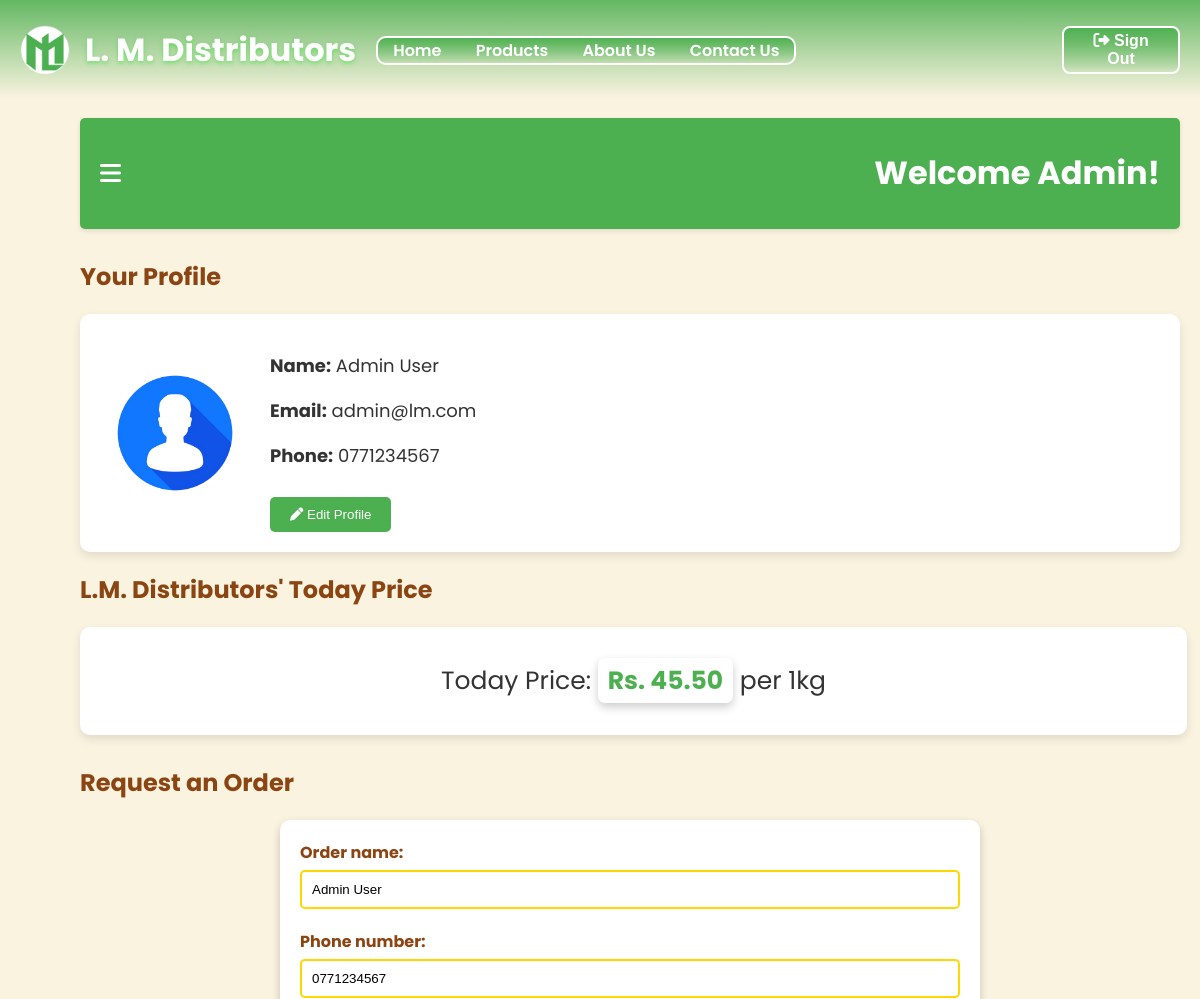
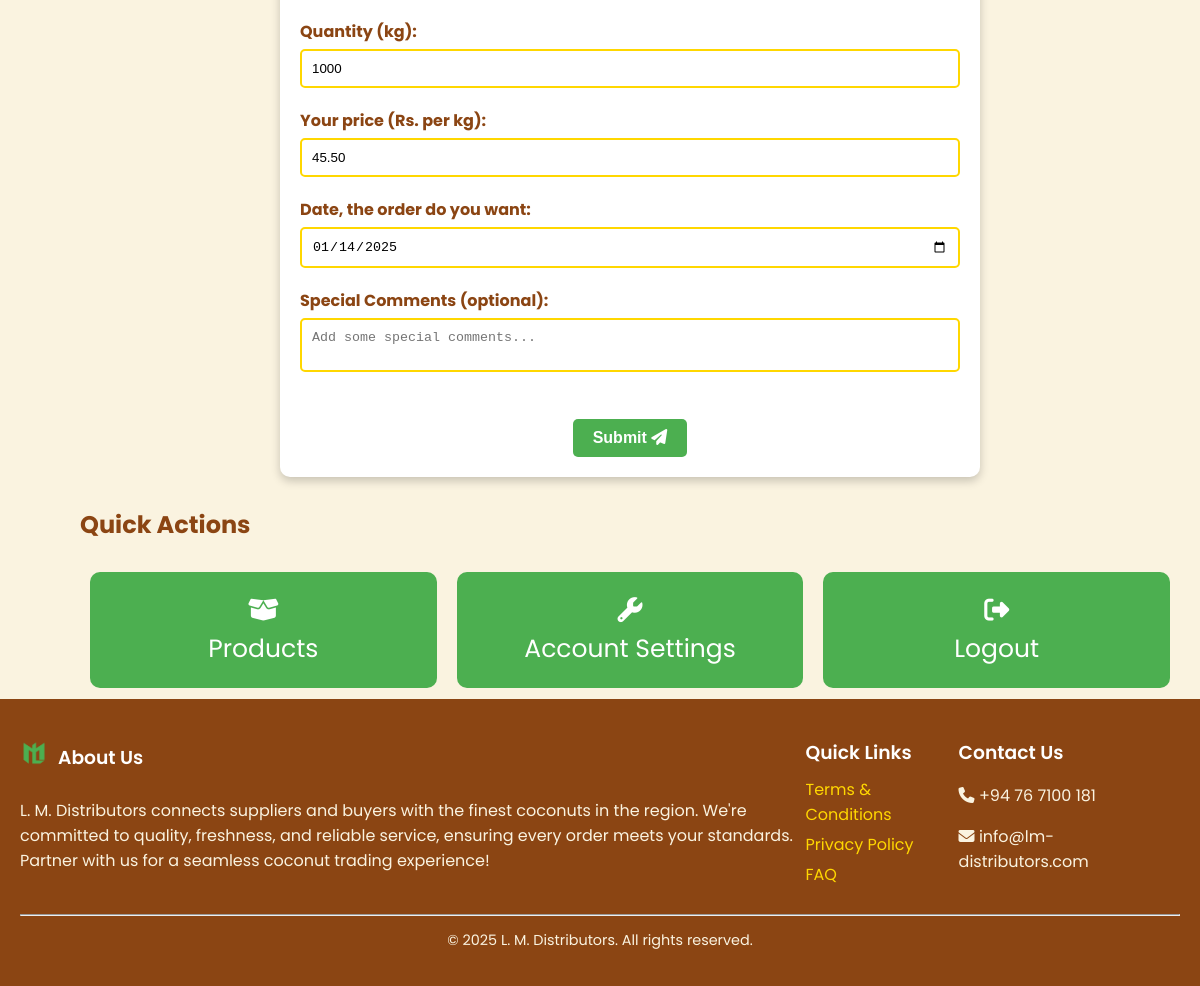
The page /buyer.php (signed in) on the database its author committed (2 pictures, top to bottom).
### tables this page shows
CREATE TABLE `buyerprice` (
  `bPID` int(11) NOT NULL,
  `price` decimal(10,2) NOT NULL,
  `date` date DEFAULT NULL
);

CREATE TABLE `user_info` (
  `userID` int(11) NOT NULL,
  `email` varchar(255) NOT NULL,
  `password` varchar(255) NOT NULL,
  `fName` varchar(100) NOT NULL,
  `lName` varchar(100) NOT NULL,
  `dob` date NOT NULL,
  `phone1` varchar(15) NOT NULL,
  `phone2` varchar(15) DEFAULT NULL,
  `address` text NOT NULL,
  `image` varchar(255) DEFAULT NULL,
  `type` enum('admin','manager','customer','supplier','buyer') NOT NULL,
  `assignType` varchar(50) DEFAULT NULL,
  `status` enum('active','inactive') NOT NULL,
  `last_logout` datetime DEFAULT NULL
);

### buyer.php (the view, shortened to what this page needs)
<?php
    include_once 'config.php';
    if(!isset($_SESSION['user_fName'])) {
        header('Location: login.php');
        exit();
    }
    else {
        $dob = $_SESSION['user_dob'];
        $today = date('m-d');
        $birthday = date('m-d', strtotime($dob));
        if($birthday == $today) {
            $greeting = "Happy birthday ".$_SESSION['user_fName']."!";
        }
        else {
            $greeting = "Welcome ".$_SESSION['user_fName']."!";
        }
        $todayPriceSql = "SELECT price FROM buyerprice";
        $todayPriceResult = mysqli_query($conn, $todayPriceSql);
        $todayPriceRow = mysqli_fetch_assoc($todayPriceResult);
        $todayPrice = $todayPriceRow['price'];
        $userID = $_SESSION['user_id'];
        $sql = "SELECT * FROM user_info WHERE `userID` = ?";
        $stmt = $conn->prepare($sql);
        $stmt->bind_param("i", $userID);
        $stmt->execute();
        $result = $stmt->get_result();
        $row = $result->fetch_assoc();
    }
?>
<!DOCTYPE html>
<html lang="en">
<head>
    <link rel="stylesheet" href="./css/buyer.css">
    <link rel="stylesheet" href="https://cdnjs.cloudflare.com/ajax/libs/font-awesome/6.0.0-beta3/css/all.min.css">
</head>
<body>
    <?php include 'header.php'; ?>
    <div class="container">
        <div class="main-content">
            <div class="topbar">
                <i class="fas fa-bars" id="toggle-sidebar" title="Open Dashboard"></i>
                <h1><?php echo $greeting; ?></h1>
            </div>
            <section class="buyer-profile">
                <h2>Your Profile</h2>
                <div class="profile-card">
                    <img src="<?php echo htmlspecialchars($_SESSION['user_image']); ?>" alt="Buyer Profile Picture" class="profile-pic">
                    <div class="profile-info">
                        <p><strong>Name:</strong> <?php echo htmlspecialchars($_SESSION['fullName'])?></p>
                        <p><strong>Email:</strong> <?php echo htmlspecialchars($_SESSION['user_email'])?></p>
                        <p><strong>Phone:</strong> <?php echo htmlspecialchars($_SESSION['user_phone'])?></p>
                        <button class="btn edit-profile" onclick="window.location.href='./accSettings.php'" title="Edit Profile"><i class="fa-solid fa-pen"></i> Edit Profile</button>
                    </div>
                </div>
            </section>
            <div class="todayPrice">
                <h2>L.M. Distributors' Today Price</h2>
                <div class="priceContainer">
                    <p>Today Price: <strong>Rs. <?php echo htmlspecialchars($todayPrice); ?></strong> per 1kg</p>
                </div>
            </div>
            <div class="requestOrder">
                <h2>Request an Order</h2>
                <center>
                    <form action="buyer.php" method="POST" class="reqForm">
                        <div class="separation">
                            <label for="orderName">Order name: </label>
                            <input type="text" id="orderName" name="orderName"
                                   value="<?php echo htmlspecialchars($row['fName']).' '.htmlspecialchars($row['lName']); ?>" required>
                        </div>
                        <div class="separation">
                            <label for="phone">Phone number: </label>
                            <input type="tel" id="phone" name="phone" value="<?php echo htmlspecialchars($row['phone1']); ?>" required>
                        </div>
                        <div class="separation">
                            <label for="orderQty">Quantity (kg): </label>
                            <input type="number" id="orderQty" name="orderQty" min="1000" value="1000" required>
                        </div>
                        <div class="separation">
                            <label for="yourPrice">Your price (Rs. per kg): </label>
                            <input type="number" id="yourPrice" name="yourPrice" step="0.01"
                                   min="<?php echo htmlspecialchars($todayPrice); ?>" value="<?php echo htmlspecialchars($todayPrice); ?>" required>
                        </div>
                        <div class="separation">
                            <label for="orderDate">Date, the order do you want: </label>
                            <input type="date" id="date" name="orderDate" min="<?php echo date('Y-m-d'); ?>" value="<?php echo date('Y-m-d'); ?>" required>
                        </div>
                        <div class="separation">
                            <label for="comments">Special Comments (optional): </label>
                            <textarea type="comments" id="comments" name="comments" placeholder="Add some special comments..."></textarea>
                        </div>
                        <center>
                            <button type="submit" id="submitBtn" name="submitBtn" class="reqSubmitBtn" title="Submit Details">
                                Submit <i class="fa-solid fa-paper-plane"></i>
                            </button>
                        </center>
                    </form>
                </center>
            </div>
            <h2 class="quickH2">Quick Actions</h2>
            <div class="quick">
                <div class="card">
                    <a href="./products.php" title="Browse Products"><i class="fas fa-box-open"></i><br>Products</a>
                </div>
                <div class="card">
                    <a href="./accSettings.php" title="Edit Profile"><i class="fa-solid fa-wrench"></i><br>Account Settings</a>
                </div>
                <div class="card">
                    <a href="./logout.php" title="Sign Out"><i class="fas fa-sign-out-alt"></i><br>Logout</a>
                </div>
            </div>
        </div>
    </div>
    <?php include 'footer.php'; ?>
</body>
</html>

### css/buyer.css (style rules this page uses)
body { margin: 0; font-family: 'Poppins', sans-serif; background-color: #FAF3E0; color: #333; }
.container { display: flex; height: 100vh; margin-bottom: 800px; }
.main-content { flex-grow: 1; padding: 20px; margin-left: 60px; }
.topbar { display: flex; align-items: center; justify-content: space-between; padding: 10px 20px; background-color: #4CAF50; border-radius: 5px; box-shadow: 0 2px 5px rgba(0, 0, 0, 0.1); }
.topbar i { font-size: 24px; cursor: pointer; color: #fff; }
.topbar h1 { color: #fff; }
.buyer-profile { margin-top: 30px; }
.buyer-profile h2, .quickH2, .todayPrice h2, .requestOrder h2 { font-size: 24px; color: #8B4513; margin-bottom: 20px; }
.profile-card { display: flex; align-items: center; background: #fff; padding: 20px; border-radius: 10px; box-shadow: 0 4px 10px rgba(0, 0, 0, 0.1); animation: fadeIn 1s ease-in-out; }
.profile-pic { width: 150px; height: 150px; border-radius: 50%; margin-right: 20px; object-fit: cover; }
.profile-info { font-size: 18px; color: #333; }
.edit-profile { margin-top: 10px; padding: 10px 20px; background: #4CAF50; color: white; border: none; border-radius: 5px; cursor: pointer; transition: background-color 0.3s ease; }
.priceContainer { margin: 20px 20px 20px 0; padding: 10px 20px; background: #fff; text-align: center; border: none; border-radius: 10px; width: 97%; box-shadow: 0 4px 10px rgba(0, 0, 0, 0.1); animation: fadeIn 1s ease-in-out; }
.priceContainer p { font-size: 25px; }
.priceContainer p strong { border: none; border-radius: 7px; box-shadow: 0 4px 10px rgba(0, 0, 0, 0.2); padding: 5px 10px; color: #4CAF50; }
.requestOrder { margin-top: 30px; margin-bottom: 30px; animation: fadeIn 1s ease-in-out; }
.reqForm { padding: 20px; margin: 20px; border: none; border-radius: 10px; max-width: 60%; background: #fff; box-shadow: 0 4px 10px rgba(0, 0, 0, 0.2); }
.separation { margin-bottom: 20px; text-align: left; }
label { font-weight: bold; display: block; color: #8B4513; margin-bottom: 5px; }
input, textarea { width: 100%; padding: 10px; border: 2px solid #FFD700; border-radius: 5px; box-sizing: border-box; }
textarea { resize: none; }
.reqSubmitBtn { font-weight: bold !important; font-size: 16px; margin-top: 20px; padding: 10px 20px; background: #4CAF50; color: white; border: none; border-radius: 5px; cursor: pointer; transition: background-color 0.3s ease; }
.quick { display: flex; justify-content: space-between; }
.card { border: none; border-radius: 10px; padding: 20px; margin: 10px; width: 30%; background-color: #4CAF50; cursor: pointer; text-align: center; transition: transform 1s ease; }
.card a { text-decoration: none; font-size: 25px; color: #fff; }

### rows shown on the page
buyerprice: price "45.50", yourPrice "45.50"
user_info: orderName "Admin User", phone "0771234567"

### other values the page prints
$greeting "Welcome Admin!"
$_SESSION['fullName'] "Admin User"
$_SESSION['user_email'] "admin@lm.com"
$_SESSION['user_phone'] "0771234567"
